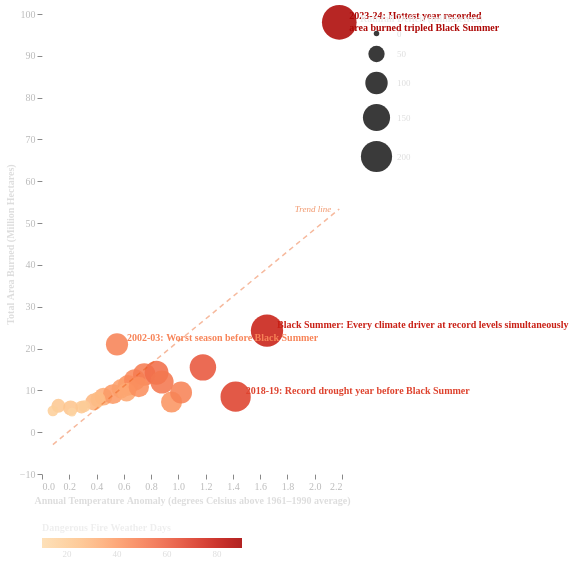

Write the Vega-Lite specification saved for this chart.
### Vega-Lite specification from a JSON file in a GitHub repository (floating-point values rounded to 4 significant figures)
{"$schema": "https://vega.github.io/schema/vega-lite/v5.json", "width": "container", "height": 460, "background": "transparent", "data": {"values": [{"season": "1999-00", "temp_anomaly": 0.12, "area_mha": 6.3, "rainfall_deficit": 35, "fire_days": 22}, {"season": "2000-01", "temp_anomaly": 0.08, "area_mha": 5.1, "rainfall_deficit": 18, "fire_days": 18}, {"season": "2001-02", "temp_anomaly": 0.21, "area_mha": 5.8, "rainfall_deficit": 42, "fire_days": 24}, {"season": "2002-03", "temp_anomaly": 0.55, "area_mha": 21.0, "rainfall_deficit": 98, "fire_days": 48, "label": "2002-03: Worst season before Black Summer"}, {"season": "2003-04", "temp_anomaly": 0.38, "area_mha": 7.2, "rainfall_deficit": 55, "fire_days": 30}, {"season": "2004-05", "temp_anomaly": 0.29, "area_mha": 6.0, "rainfall_deficit": 28, "fire_days": 22}, {"season": "2005-06", "temp_anomaly": 0.45, "area_mha": 8.5, "rainfall_deficit": 62, "fire_days": 34}, {"season": "2006-07", "temp_anomaly": 0.52, "area_mha": 9.1, "rainfall_deficit": 78, "fire_days": 40}, {"season": "2007-08", "temp_anomaly": 0.41, "area_mha": 7.8, "rainfall_deficit": 44, "fire_days": 28}, {"season": "2008-09", "temp_anomaly": 0.63, "area_mha": 11.2, "rainfall_deficit": 85, "fire_days": 42}, {"season": "2009-10", "temp_anomaly": 0.58, "area_mha": 10.4, "rainfall_deficit": 72, "fire_days": 38}, {"season": "2010-11", "temp_anomaly": 0.22, "area_mha": 4.8, "rainfall_deficit": 10, "fire_days": 15}, {"season": "2011-12", "temp_anomaly": 0.31, "area_mha": 6.2, "rainfall_deficit": 25, "fire_days": 20}, {"season": "2012-13", "temp_anomaly": 0.68, "area_mha": 12.5, "rainfall_deficit": 90, "fire_days": 46}, {"season": "2013-14", "temp_anomaly": 0.75, "area_mha": 13.8, "rainfall_deficit": 102, "fire_days": 50}, {"season": "2014-15", "temp_anomaly": 0.62, "area_mha": 9.6, "rainfall_deficit": 68, "fire_days": 36}, {"season": "2015-16", "temp_anomaly": 0.84, "area_mha": 14.2, "rainfall_deficit": 115, "fire_days": 55}, {"season": "2016-17", "temp_anomaly": 0.71, "area_mha": 10.8, "rainfall_deficit": 82, "fire_days": 44}, {"season": "2017-18", "temp_anomaly": 0.88, "area_mha": 12.0, "rainfall_deficit": 108, "fire_days": 52}, {"season": "2018-19", "temp_anomaly": 1.42, "area_mha": 8.5, "rainfall_deficit": 188, "fire_days": 68, "label": "2018-19: Record drought year before Black Summer"}, {"season": "2019-20", "temp_anomaly": 1.65, "area_mha": 24.3, "rainfall_deficit": 215, "fire_days": 78, "label": "Black Summer: Every climate driver at record levels simultaneously"}, {"season": "2020-21", "temp_anomaly": 0.95, "area_mha": 7.2, "rainfall_deficit": 88, "fire_days": 42}, {"season": "2021-22", "temp_anomaly": 1.02, "area_mha": 9.5, "rainfall_deficit": 95, "fire_days": 48}, {"season": "2022-23", "temp_anomaly": 1.18, "area_mha": 15.5, "rainfall_deficit": 142, "fire_days": 62}, {"season": "2023-24", "temp_anomaly": 2.18, "area_mha": 98.0, "rainfall_deficit": 248, "fire_days": 88, "label": "2023-24: Hottest year recorded — area burned tripled Black Summer"}]}, "layer": [{"mark": {"type": "point", "filled": true, "opacity": 0.88}, "encoding": {"x": {"field": "temp_anomaly", "type": "quantitative", "title": "Annual Temperature Anomaly (degrees Celsius above 1961–1990 average)", "axis": {"titleColor": "#ddd", "labelColor": "#bbb", "titleFont": "DM Mono", "labelFont": "DM Mono", "titleFontSize": 10, "grid": true, "gridColor": "rgba(255,255,255,.1)", "domainColor": "rgba(255,255,255,.3)"}}, "y": {"field": "area_mha", "type": "quantitative", "title": "Total Area Burned (Million Hectares)", "axis": {"titleColor": "#ddd", "labelColor": "#bbb", "titleFont": "DM Mono", "labelFont": "DM Mono", "titleFontSize": 10, "grid": true, "gridColor": "rgba(255,255,255,.1)", "domainColor": "rgba(255,255,255,.3)"}}, "size": {"field": "rainfall_deficit", "type": "quantitative", "title": "Rainfall Deficit (millimetres)", "scale": {"range": [30, 1200]}, "legend": {"title": "Rainfall Deficit (millimetres)", "orient": "right", "titleColor": "#eee", "labelColor": "#ddd", "titleFont": "DM Mono", "labelFont": "DM Mono", "titleFontSize": 10, "labelFontSize": 9, "symbolLimit": 5, "titleOrient": "top"}}, "color": {"field": "fire_days", "type": "quantitative", "title": "Dangerous Fire Weather Days", "scale": {"scheme": "orangered", "domain": [10, 90]}, "legend": {"title": "Dangerous Fire Weather Days", "orient": "bottom", "titleColor": "#eee", "labelColor": "#ddd", "titleFont": "DM Mono", "labelFont": "DM Mono", "titleFontSize": 10, "labelFontSize": 9, "gradientLength": 200, "gradientThickness": 10, "direction": "horizontal", "titleOrient": "top"}}, "tooltip": [{"field": "season", "title": "Fire Season"}, {"field": "temp_anomaly", "title": "Temperature Anomaly (degrees Celsius)", "format": ".2f"}, {"field": "area_mha", "title": "Area Burned (Million Hectares)", "format": ".1f"}, {"field": "rainfall_deficit", "title": "Rainfall Deficit (millimetres)"}, {"field": "fire_days", "title": "Dangerous Fire Weather Days"}]}}, {"mark": {"type": "text", "align": "left", "dx": 10, "dy": -6, "fontSize": 10, "font": "DM Mono", "fontWeight": 600, "lineBreak": " — "}, "transform": [{"filter": "datum.label != null"}], "encoding": {"x": {"field": "temp_anomaly", "type": "quantitative"}, "y": {"field": "area_mha", "type": "quantitative"}, "text": {"field": "label"}, "color": {"field": "fire_days", "type": "quantitative", "scale": {"scheme": "orangered", "domain": [10, 90]}}}}, {"mark": {"type": "line", "color": "rgba(232,82,10,.4)", "strokeDash": [5, 4], "strokeWidth": 1.5}, "transform": [{"regression": "area_mha", "on": "temp_anomaly"}], "encoding": {"x": {"field": "temp_anomaly", "type": "quantitative"}, "y": {"field": "area_mha", "type": "quantitative"}}}, {"mark": {"type": "text", "align": "right", "dx": -4, "dy": -6, "fontSize": 9, "font": "DM Mono", "color": "rgba(232,82,10,.6)", "fontStyle": "italic"}, "data": {"values": [{"x": 2.15, "y": 52, "label": "Trend line"}]}, "encoding": {"x": {"field": "x", "type": "quantitative"}, "y": {"field": "y", "type": "quantitative"}, "text": {"field": "label"}}}], "config": {"background": "transparent", "view": {"stroke": null}}}
